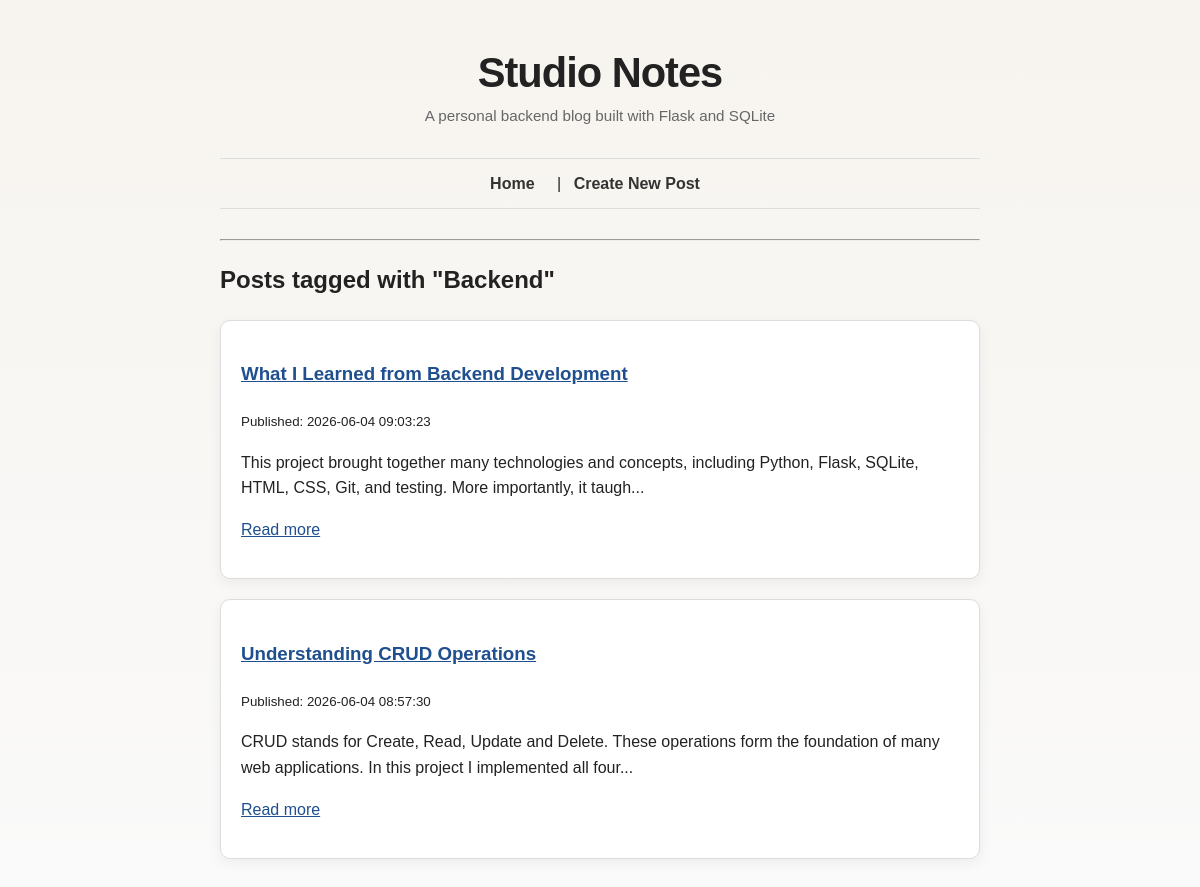
The page /tags/Backend on the database its author committed.
### tables this page shows
CREATE TABLE posts (
    id INTEGER PRIMARY KEY AUTOINCREMENT,
    title TEXT NOT NULL,
    body TEXT NOT NULL,
    created_at TEXT NOT NULL DEFAULT CURRENT_TIMESTAMP,
    updated_at TEXT
);

### app.py (the view)
@app.route("/tags/<tag_name>")
def posts_by_tag(tag_name):
    posts = database.get_posts_by_tag(tag_name)
    return render_template("tag.html", posts=posts, tag_name=tag_name)

### database.py (called while the page is built)
def get_db_connection():
    connection = sqlite3.connect(DATABASE)
    connection.row_factory = sqlite3.Row
    return connection

def get_posts_by_tag(tag_name):
    connection = get_db_connection()
    posts = connection.execute(
        """
        SELECT posts.*
        FROM posts
        JOIN post_tags ON posts.id = post_tags.post_id
        JOIN tags ON tags.id = post_tags.tag_id
        WHERE tags.name = ?
        ORDER BY posts.created_at DESC
        """,
        (tag_name,)
    ).fetchall()
    connection.close()
    return posts

### templates/tag.html
{% extends "layout.html" %}
{% block content %}
<h2>Posts tagged with "{{ tag_name }}"</h2>
{% if posts %}
    {% for post in posts %}
        <article>
            <h3>
                <a href="/posts/{{ post.id }}">{{ post.title }}</a>
            </h3>
            <p><small>Published: {{ post.created_at }}</small></p>
            <p>{{ post.body[:150] }}...</p>
            <p>
                <a href="/posts/{{ post.id }}">Read more</a>
            </p>
        </article>
    {% endfor %}
{% else %}
    <p>No posts found for this tag.</p>
{% endif %}
{% endblock %}

### static/style.css (style rules this page uses)
body { font-family: Arial, sans-serif; max-width: 760px; margin: 40px auto; padding: 0 20px; line-height: 1.6; background-color: #fafafa; color: #222; }
article { background: white; padding: 20px; margin-bottom: 20px; border: 1px solid #ddd; }
a { color: #1f4f8f; }
body { background: linear-gradient(180deg, #f7f4ef 0%, #fafafa 100%); }
article { border-radius: 10px; box-shadow: 0 4px 14px rgba(0, 0, 0, 0.06); }

### rows shown on the page
posts: title "What I Learned from Backend Development", created_at "2026-06-04 09:03:23", body "This project brought together many technologies and concepts, including Python, Flask, SQLite, HTML, CSS, Git, and testing. More importantly, it taugh"
posts: title "Understanding CRUD Operations", created_at "2026-06-04 08:57:30", body "CRUD stands for Create, Read, Update and Delete. These operations form the foundation of many web applications. In this project I implemented all four"

### other values the page prints
{{ tag_name }} "Backend"
